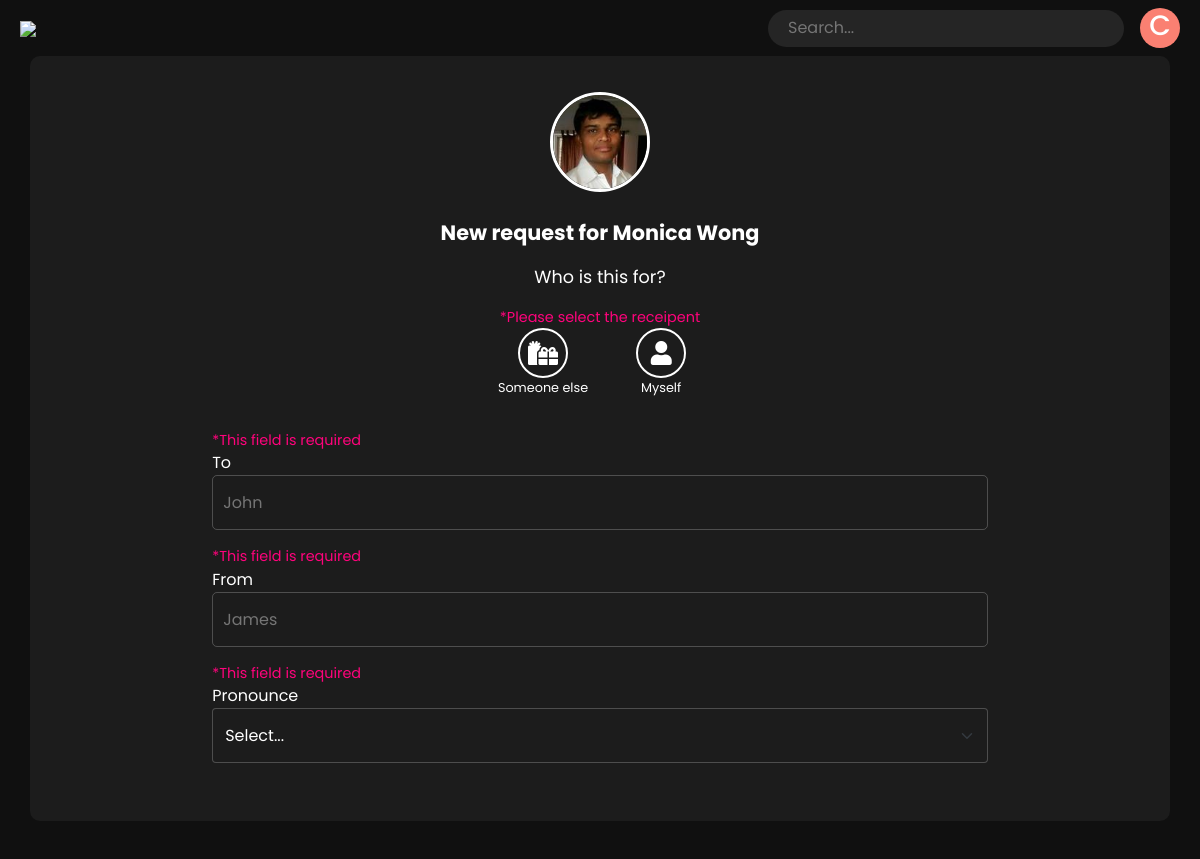
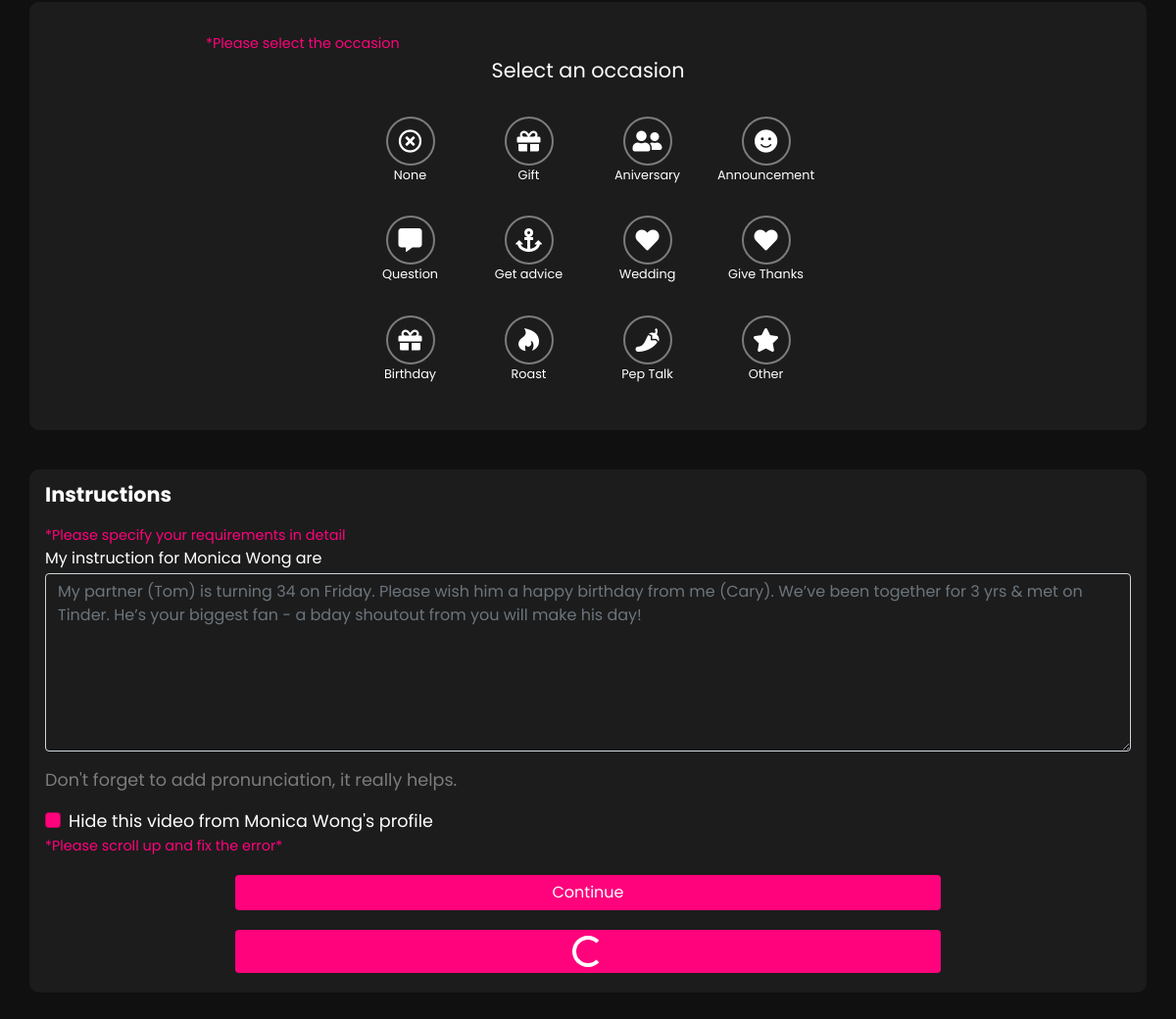
The page /book/Monica_Wong (signed in) on the database its author committed (2 pictures, top to bottom).
### cameo/models.py (models this page shows)
class Cameo(AbstractUser):
    category_choice = [
        ('Actors', 'actors'),
        ('Activists', 'activist'),
        ("Artists", "artists"),
        ("Astrologers", "astrologers"),
        ("Astronauts", "astronauts"),
        ('Athletes', 'athletes'),
        ("Authors", "authors"),
        ("Cameo Team", "cameo_team"),
        ('Comedian', 'comedians'),
        ("Commentators", "commentators"),
        ('Creator', 'creator'),
        ("Dancers", "dancers"),
        ("En Español", "en_español"),
        ("Food", "food"),
        ("Furry", "furry"),
        ("High Fashion", "high_fashion"),
        ("Home and Design", "home_and_design"),
        ("Impressionists", "impressionists"),
        ("Magicians", "magicians"),
        ('Model', 'model'),
        ("Motivational Speakers", "motivational_speakers"),
        ('Musician', 'musician'),
        ("News", "news"),
        ("Pageants", "pageants"),
        ("Photographers", "photographers"),
        ("Podcast", "podcast"),
        ("Poker", "poker"),
        ("Politics", "politics"),
        ("Radio", "radio"),
        ('Reality TV', 'reality_tv'),
        ("Royals", "Royals"),
        ("Santas", "santas"),
        ('Sports Commentator', 'sports_Commentator'),
        ("Stylists", "stylists"),
        ("TV Hosts", "tv_hosts"),
        ("Tarot Card Reader", "tarot_card_reader"),
        ("Venture Capitalists", "venture_capitalists"),
        ("Viral", "viral"),
        ("Radio", "radio"),
        ("Writers", "writers"),
    ]
    delivery_duration_unit_choice = [
        ("Hr", 'hr'),
        ("Day", 'day'),
        ("Week", 'week'),
    ]
    currency_code_symbols = [('USD', "$"), ('INR', "₹"), ('GBP', "£"),
                             ('EUR', "€")]
    is_celebrity = models.BooleanField(default=False)
    category = models.CharField(choices=category_choice,
                                max_length=100,
                                null=True)
    delivery_duration = models.IntegerField(null=True)
    price = models.FloatField(null=True)
    currency_code = models.CharField(max_length=10,
                                     choices=currency_code_symbols,
                                     null=True)
    delivery_duration_unit = models.CharField(
        max_length=10, null=True, choices=delivery_duration_unit_choice)
    image = models.ImageField(upload_to='cameo')
    intro = models.CharField(max_length=500, null=True)
    bio = models.CharField(max_length=2000, null=True)
    paypal_email = models.EmailField(null=True)
    is_featured = models.BooleanField(null=True, blank=True, default=False)
    reviews = JSONField(default=[])
    fans = JSONField(default=[])

### booking/views.py (the view)
# urls.py: path("<str:username>", views.book, name="book"),
@login_required
def book(request, username):
    if request.method == 'GET':
        cameo = get_object_or_404(Cameo, username=username)
        context = {"cameo": cameo}
        return render(request, 'booking/book.html', context=context)

### booking/templates/booking/book.html (shortened to what this page needs)
{% extends 'cameo/base.html' %}
{% block body %}
<form method="POST" id="book-celebrity">
    <div class="container">
        <div class="celeb-user">
            <img class="celeb-image" src="{{cameo.image.url}}" alt="">
            <p class="celeb-name">New request for {{cameo.first_name}} {{cameo.last_name}}</p>
            <p style="font-size: 1.1rem;">Who is this for?</p>
            <p style="font-size: .9rem;font-weight: normal;margin: 0px;color: rgb(255, 3, 124);"
                v-if="error.find((element)=>element == 'receipent')">*Please select the receipent
            </p>
            <div class="for-icon">
                <div @click="toggleGift" class="request-type">
                    <div class="request-icon" :class="{ 'request-active': receipent == 'gift' }">
                        <i class="fas fa-gifts"></i>
                    </div>
                    <p style="font-size: .8rem;">Someone else</p>
                </div>
                <div @click="toggleMyself" class="request-type">
                    <div class="request-icon" :class="{ 'request-active': receipent == 'myself' }">
                        <i class="fas fa-user"></i>
                    </div>
                    <p style="font-size: .8rem;">Myself
                </div>
            </div>
            <div class="request-detail">
                <div class="request-input-container ">
                    <p v-if="error.find((element)=>element == 'to')"
                        style="font-size: .9rem;font-weight: normal;margin: 0px;color: rgb(255, 3, 124);">*This field
                        is
                        required</p>
                    <label for="to">To</label>
                    <input placeholder="John" v-model="to" type="text" name="to" class="request-to text-white">
                </div>
                <div v-if="receipent == 'gift'" class="request-input-container">
                    <p v-if="error.find((element)=>element == 'from')"
                        style="font-size: .9rem;font-weight: normal;margin: 0px;color: rgb(255, 3, 124);">*This field
                        is required</p>
                    <label for="from">From</label>
                    <input v-model="from" style="color: white;" placeholder="James" type="text" name="from"
                        class="request-to">
                </div>
                <p v-if="error.find((element)=>element == 'pronounce')"
                    style="font-size: .9rem;font-weight: normal;margin: 0px;color: rgb(255, 3, 124);">*This field
                    is
                    required</p>
                <label for="pronounce">Pronounce</label>
                <select v-model="pronounce" class="request-pron-select text-white mb-5 form-select" name="pronounce"
                    aria-label="Default select example">
                    <option class="request-select-items" selected>Select...</option>
                </select>
            </div>
        </div>
    </div>
    <div class="container" id="celeb-container">
        <p v-if="error.find((element)=>element == 'occasion')"
            style="font-size: .9rem;font-weight: normal;margin: 0px;color: rgb(255, 3, 124);">*Please select the
            occasion</p>
        <p class="request-occasion-title">Select an occasion</p>
        <div class="occasion-container">
            <div style="display: flex;justify-content: center;align-items: center;flex-direction: column;">
                <div :class="{ 'occasion-active': occasion == 'none' }" @click="()=>selectOccasion('none')"
                    class="occasion-icon">
                    <i class="far fa-times-circle"></i>
                </div>
                <p class="occasion-name">None</p>
            </div>
            <div style="display: flex;justify-content: center;align-items: center;flex-direction: column;">
                <div :class="{ 'occasion-active': occasion == 'gift' }" @click="()=>selectOccasion('gift')"
                    class="occasion-icon">
                    <i class="fas fa-gift"></i>
                </div>
                <p class="occasion-name">Gift</p>
            </div>
            <div style="display: flex;justify-content: center;align-items: center;flex-direction: column;">
                <div :class="{ 'occasion-active': occasion == 'aniversary' }" @click="()=>selectOccasion('aniversary')"
                    class="occasion-icon">
                    <i class="fas fa-user-friends"></i>
                </div>
                <p class="occasion-name">Aniversary</p>
            </div>
            <div style="display: flex;justify-content: center;align-items: center;flex-direction: column;">
                <div :class="{ 'occasion-active': occasion == 'announcement' }"
                    @click="()=>selectOccasion('announcement')" class="occasion-icon">
                    <i class="fas fa-smile"></i>
                </div>
                <p class="occasion-name">Announcement</p>
            </div>
            <div style="display: flex;justify-content: center;align-items: center;flex-direction: column;">
                <div :class="{ 'occasion-active': occasion == 'question' }" @click="()=>selectOccasion('question')"
                    class="occasion-icon">
                    <i class="fas fa-comment-alt"></i>
                </div>
                <p class="occasion-name">Question</p>
            </div>
            <div style="display: flex;justify-content: center;align-items: center;flex-direction: column;">
                <div :class="{ 'occasion-active': occasion == 'advice' }" @click="()=>selectOccasion('advice')"
                    class="occasion-icon">
                    <i class="fas fa-anchor"></i>
                </div>
                <p class="occasion-name">Get advice</p>
            </div>
            <div style="display: flex;justify-content: center;align-items: center;flex-direction: column;">
                <div :class="{ 'occasion-active': occasion == 'wedding' }" @click="()=>selectOccasion('wedding')"
                    class="occasion-icon">
                    <i class="fas fa-heart"></i>
                </div>
                <p class="occasion-name">Wedding</p>
            </div>
            <div style="display: flex;justify-content: center;align-items: center;flex-direction: column;">
                <div :class="{ 'occasion-active': occasion == 'thanksgiving' }"
                    @click="()=>selectOccasion('thanksgiving')" class="occasion-icon">
                    <i class="fas fa-heart"></i>
                </div>
                <p class="occasion-name">Give Thanks</p>
            </div>
            <div style="display: flex;justify-content: center;align-items: center;flex-direction: column;">
                <div :class="{ 'occasion-active': occasion == 'birthday' }" @click="()=>selectOccasion('birthday')"
                    class="occasion-icon">
                    <i class="fas fa-gift"></i>
                </div>
                <p class="occasion-name">Birthday</p>
            </div>
            <div style="display: flex;justify-content: center;align-items: center;flex-direction: column;">
                <div :class="{ 'occasion-active': occasion == 'roast' }" @click="()=>selectOccasion('roast')"
                    class="occasion-icon">
                    <i class="fab fa-hotjar"></i>
                </div>
                <p class="occasion-name">Roast</p>
            </div>
            <div style="display: flex;justify-content: center;align-items: center;flex-direction: column;">
                <div :class="{ 'occasion-active': occasion == 'peptalk' }" @click="()=>selectOccasion('peptalk')"
                    class="occasion-icon">
                    <i class="fas fa-pepper-hot"></i>
                </div>
                <p class="occasion-name">Pep Talk</p>
            </div>
            <div style="display: flex;justify-content: center;align-items: center;flex-direction: column;">
                <div :class="{ 'occasion-active': occasion == 'other' }" @click="()=>selectOccasion('other')"
                    class="occasion-icon">
                    <i class="fas fa-star"></i>
                </div>
                <p class="occasion-name">Other</p>
            </div>
        </div>
    </div>
    <div class="container">
        <div class="user-instruction-container">
            <p style="font-size: 1.3rem;font-weight: bold;">Instructions</p>
            <p v-if="error.find((element)=>element == 'instructions')"
                style="font-size: .9rem;font-weight: normal;margin: 0px;color: rgb(255, 3, 124);">*Please specify your
                requirements in detail</p>
            <p style="margin-bottom: 3px;">My instruction for {{cameo.first_name|add:" "|add:cameo.last_name}} are</p>
            <textarea v-model="instructions" style="margin-bottom: 1rem;" name="instruction" id="" cols="30" rows="7"
                placeholder="My partner (Tom) is turning 34 on Friday. Please wish him a happy birthday from me (Cary). We’ve been together for 3 yrs & met on Tinder. He’s your biggest fan - a bday shoutout from you will make his day!"
                class="form-control user-instructions"></textarea>
            <p style="font-size: 1.1rem;color: rgba(255, 255, 255, 0.425);">Don't forget to add pronunciation, it really
                helps.</p>
            <div class="form-check">
                <input style="background-color: rgb(255, 3, 124);" v-model="hideCameo" class="form-check-input "
                    type="checkbox" value="" id="flexCheckDefault">
                <label style="font-size: 1.1rem;" class="form-check-label" for="flexCheckDefault">
                    Hide this video from {{cameo.first_name|add:" "|add:cameo.last_name}}'s profile
                </label>
            </div>
            <p v-if="error.length > 0" style="font-size: .9rem;font-weight: bol;margin: 0px;color: rgb(255, 3, 124);">
                *Please
                scroll up and
                fix the error*</p>
            <div style="width: 100%;display: grid;place-items: center;" class="mt-2">
                <button v-if="!loading" @click="submitRequest" class="btn btn-continue-detail">Continue</button>
                <button v-if="loading" class="btn btn-continue-detail">
                    <div class="d-flex justify-content-center">
                        <div class="spinner-border" role="status">
                        </div>
                    </div>
                </button>
            </div>
        </div>
</form>
{% endblock %}

### cameo/templates/cameo/navbar.html (shortened to what this page needs)
<div class="navbar" id="navbar">
    <a href="/">
        <div class="logo-container">
            <img src="https://cdn.cameo.com/staticDir/logo_white.svg" class="logo">
        </div>
    </a>
    <div class="right-element">
        <div class="input-container">
            <input type="text" placeholder="Search..." class="search-input">
        </div>
        {% if request.user.is_authenticated %}
        <div v-on:click="toggleMenu" class="avatar">
            <h3 style="margin-bottom: 5px"> {{ request.user.username|slice:"0:1"}}</h3>
        </div>
        {% else %}
        <button class="btn-login" data-bs-toggle="modal" data-bs-target="#exampleModal">Login</button>
        {% endif %}
    </div>
</div>

### rows shown on the page
Cameo: user.username "C"
Cameo: image (picture), first_name "Monica", last_name "Wong", first_name|add "Monica Wong"
